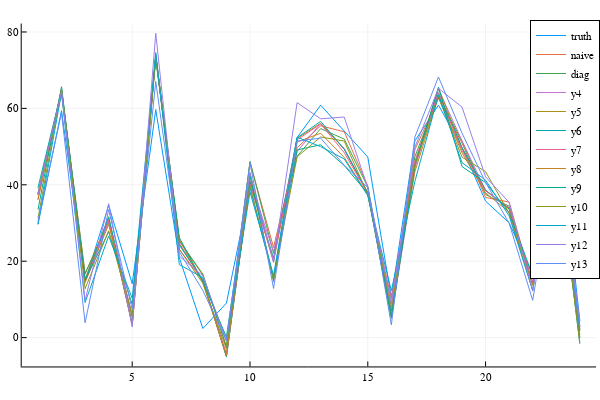

The cell this chart's notebook holds for it:
### Code cell
fa = plot(a, labels="truth")
plot!(fa,a_naive;labels="naive")
plot!(fa,a_diag;labels="diag")
plot!(fa,a_svd)

### Figure 1 — Plotly figure (JSON) as saved in the notebook; plotly's stock layout.template omitted (floating-point values rounded to 4 significant figures)
{"data": [{"colorbar": {"title": ""}, "legendgroup": "truth", "line": {"color": "rgba(0, 154, 250, 1.000)", "dash": "solid", "shape": "linear", "width": 1}, "mode": "lines", "name": "truth", "showlegend": true, "type": "scatter", "x": [1, 2, 3, 4, 5, 6, 7, 8, 9, 10, 11, 12, 13, 14, 15, 16, 17, 18, 19, 20, 21, 22, 23, 24], "xaxis": "x", "y": [29.6, 59.42, 14.66, 34.6, 14.09, 59.68, 20.92, 2.388, 9.035, 39.21, 15.43, 52.37, 60.85, 53.98, 47.27, 10.47, 51.52, 60.85, 49.76, 35.73, 30.05, 16.28, 60.66, 4.439], "yaxis": "y", "zmax": null, "zmin": null}, {"colorbar": {"title": ""}, "legendgroup": "naive", "line": {"color": "rgba(227, 111, 71, 1.000)", "dash": "solid", "shape": "linear", "width": 1}, "mode": "lines", "name": "naive", "showlegend": true, "type": "scatter", "x": [1, 2, 3, 4, 5, 6, 7, 8, 9, 10, 11, 12, 13, 14, 15, 16, 17, 18, 19, 20, 21, 22, 23, 24], "xaxis": "x", "y": [37.86, 64.66, 16.62, 30.91, 3.286, 73.0, 25.29, 16.33, -2.23, 45.95, 23.59, 49.7, 55.45, 53.87, 39.63, 5.605, 49.23, 62.65, 50.91, 36.69, 35.48, 13.81, 46.97, 0.6697], "yaxis": "y", "zmax": null, "zmin": null}, {"colorbar": {"title": ""}, "legendgroup": "diag", "line": {"color": "rgba(62, 164, 78, 1.000)", "dash": "solid", "shape": "linear", "width": 1}, "mode": "lines", "name": "diag", "showlegend": true, "type": "scatter", "x": [1, 2, 3, 4, 5, 6, 7, 8, 9, 10, 11, 12, 13, 14, 15, 16, 17, 18, 19, 20, 21, 22, 23, 24], "xaxis": "x", "y": [37.62, 64.76, 16.75, 30.31, 3.592, 73.67, 25.35, 16.64, -2.565, 46.12, 22.06, 47.47, 54.71, 51.97, 39.43, 5.659, 47.4, 63.36, 51.4, 37.45, 34.38, 13.92, 47.54, -0.04102], "yaxis": "y", "zmax": null, "zmin": null}, {"colorbar": {"title": ""}, "legendgroup": "y4", "line": {"color": "rgba(195, 113, 210, 1.000)", "dash": "solid", "shape": "linear", "width": 1}, "mode": "lines", "name": "y4", "showlegend": true, "type": "scatter", "x": [1, 2, 3, 4, 5, 6, 7, 8, 9, 10, 11, 12, 13, 14, 15, 16, 17, 18, 19, 20, 21, 22, 23, 24], "xaxis": "x", "y": [37.43, 64.37, 15.24, 30.52, 3.412, 73.85, 24.75, 15.02, -4.85, 41.17, 22.47, 48.72, 56.06, 49.53, 37.99, 4.964, 44.26, 65.02, 51.54, 38.58, 33.77, 14.33, 47.08, 1.988], "yaxis": "y", "zmax": null, "zmin": null}, {"colorbar": {"title": ""}, "legendgroup": "y5", "line": {"color": "rgba(172, 142, 24, 1.000)", "dash": "solid", "shape": "linear", "width": 1}, "mode": "lines", "name": "y5", "showlegend": true, "type": "scatter", "x": [1, 2, 3, 4, 5, 6, 7, 8, 9, 10, 11, 12, 13, 14, 15, 16, 17, 18, 19, 20, 21, 22, 23, 24], "xaxis": "x", "y": [37.37, 63.84, 15.19, 31.67, 3.479, 73.7, 24.49, 14.89, -5.006, 40.82, 19.82, 52.15, 56.09, 49.32, 37.79, 5.392, 45.32, 65.3, 49.67, 38.53, 33.61, 13.96, 46.85, 2.068], "yaxis": "y", "zmax": null, "zmin": null}, {"colorbar": {"title": ""}, "legendgroup": "y6", "line": {"color": "rgba(0, 170, 174, 1.000)", "dash": "solid", "shape": "linear", "width": 1}, "mode": "lines", "name": "y6", "showlegend": true, "type": "scatter", "x": [1, 2, 3, 4, 5, 6, 7, 8, 9, 10, 11, 12, 13, 14, 15, 16, 17, 18, 19, 20, 21, 22, 23, 24], "xaxis": "x", "y": [39.23, 64.69, 14.77, 31.55, 5.261, 74.13, 24.21, 15.07, -5.01, 40.61, 20.87, 52.3, 56.6, 49.3, 37.94, 7.042, 45.51, 64.12, 49.72, 38.6, 33.74, 14.11, 47.25, 3.05], "yaxis": "y", "zmax": null, "zmin": null}, {"colorbar": {"title": ""}, "legendgroup": "y7", "line": {"color": "rgba(237, 94, 147, 1.000)", "dash": "solid", "shape": "linear", "width": 1}, "mode": "lines", "name": "y7", "showlegend": true, "type": "scatter", "x": [1, 2, 3, 4, 5, 6, 7, 8, 9, 10, 11, 12, 13, 14, 15, 16, 17, 18, 19, 20, 21, 22, 23, 24], "xaxis": "x", "y": [36.19, 65.16, 14.44, 30.26, 5.603, 73.88, 23.14, 14.9, -4.172, 40.19, 20.25, 51.74, 55.96, 48.41, 37.73, 10.26, 46.22, 64.01, 48.98, 38.41, 33.98, 14.48, 51.12, 2.644], "yaxis": "y", "zmax": null, "zmin": null}, {"colorbar": {"title": ""}, "legendgroup": "y8", "line": {"color": "rgba(198, 130, 37, 1.000)", "dash": "solid", "shape": "linear", "width": 1}, "mode": "lines", "name": "y8", "showlegend": true, "type": "scatter", "x": [1, 2, 3, 4, 5, 6, 7, 8, 9, 10, 11, 12, 13, 14, 15, 16, 17, 18, 19, 20, 21, 22, 23, 24], "xaxis": "x", "y": [36.06, 64.28, 14.44, 29.59, 5.939, 73.61, 25.75, 14.4, -4.73, 43.05, 14.56, 51.21, 53.5, 47.18, 37.31, 7.91, 43.47, 63.14, 48.38, 37.9, 32.85, 13.64, 45.92, -0.07889], "yaxis": "y", "zmax": null, "zmin": null}, {"colorbar": {"title": ""}, "legendgroup": "y9", "line": {"color": "rgba(0, 169, 141, 1.000)", "dash": "solid", "shape": "linear", "width": 1}, "mode": "lines", "name": "y9", "showlegend": true, "type": "scatter", "x": [1, 2, 3, 4, 5, 6, 7, 8, 9, 10, 11, 12, 13, 14, 15, 16, 17, 18, 19, 20, 21, 22, 23, 24], "xaxis": "x", "y": [33.51, 65.67, 15.03, 27.68, 8.724, 72.93, 26.18, 14.67, 0.1497, 42.31, 15.18, 49.13, 50.48, 45.05, 37.72, 5.264, 45.07, 65.56, 44.76, 40.57, 32.65, 16.29, 49.92, -1.593], "yaxis": "y", "zmax": null, "zmin": null}, {"colorbar": {"title": ""}, "legendgroup": "y10", "line": {"color": "rgba(142, 151, 30, 1.000)", "dash": "solid", "shape": "linear", "width": 1}, "mode": "lines", "name": "y10", "showlegend": true, "type": "scatter", "x": [1, 2, 3, 4, 5, 6, 7, 8, 9, 10, 11, 12, 13, 14, 15, 16, 17, 18, 19, 20, 21, 22, 23, 24], "xaxis": "x", "y": [31.23, 65.27, 12.81, 27.95, 5.779, 73.57, 23.1, 14.23, -2.981, 39.78, 15.57, 47.31, 52.51, 51.45, 37.49, 8.893, 45.28, 62.91, 47.24, 43.44, 32.55, 12.34, 48.27, -1.271], "yaxis": "y", "zmax": null, "zmin": null}, {"colorbar": {"title": ""}, "legendgroup": "y11", "line": {"color": "rgba(0, 169, 204, 1.000)", "dash": "solid", "shape": "linear", "width": 1}, "mode": "lines", "name": "y11", "showlegend": true, "type": "scatter", "x": [1, 2, 3, 4, 5, 6, 7, 8, 9, 10, 11, 12, 13, 14, 15, 16, 17, 18, 19, 20, 21, 22, 23, 24], "xaxis": "x", "y": [29.76, 64.11, 9.158, 26.59, 10.29, 74.63, 19.12, 15.7, -0.7314, 38.14, 16.31, 52.47, 49.98, 46.76, 37.15, 12.28, 40.9, 63.54, 45.81, 41.23, 31.87, 12.32, 57.48, 1.769], "yaxis": "y", "zmax": null, "zmin": null}, {"colorbar": {"title": ""}, "legendgroup": "y12", "line": {"color": "rgba(155, 127, 233, 1.000)", "dash": "solid", "shape": "linear", "width": 1}, "mode": "lines", "name": "y12", "showlegend": true, "type": "scatter", "x": [1, 2, 3, 4, 5, 6, 7, 8, 9, 10, 11, 12, 13, 14, 15, 16, 17, 18, 19, 20, 21, 22, 23, 24], "xaxis": "x", "y": [37.53, 64.48, 9.732, 35.07, 2.768, 79.67, 21.32, 16.17, -0.8107, 43.26, 19.66, 61.5, 57.28, 57.74, 39.17, 8.832, 49.85, 65.25, 60.35, 42.1, 35.41, 12.18, 51.01, 4.29], "yaxis": "y", "zmax": null, "zmin": null}, {"colorbar": {"title": ""}, "legendgroup": "y13", "line": {"color": "rgba(97, 141, 246, 1.000)", "dash": "solid", "shape": "linear", "width": 1}, "mode": "lines", "name": "y13", "showlegend": true, "type": "scatter", "x": [1, 2, 3, 4, 5, 6, 7, 8, 9, 10, 11, 12, 13, 14, 15, 16, 17, 18, 19, 20, 21, 22, 23, 24], "xaxis": "x", "y": [30.38, 58.87, 3.881, 33.49, 7.35, 67.04, 22.45, 12.33, -0.7829, 45.8, 12.86, 51.43, 52.22, 45.14, 39.32, 3.328, 52.51, 68.24, 53.54, 40.62, 29.95, 9.744, 46.95, 2.811], "yaxis": "y", "zmax": null, "zmin": null}], "layout": {"annotations": [], "height": 400, "legend": {"bgcolor": "rgba(255, 255, 255, 1.000)", "bordercolor": "rgba(0, 0, 0, 1.000)", "borderwidth": 1, "font": {"color": "rgba(0, 0, 0, 1.000)", "family": "sans-serif", "size": 11}, "title": {"font": {"color": "rgba(0, 0, 0, 1.000)", "family": "sans-serif", "size": 15}, "text": ""}, "tracegroupgap": 0, "traceorder": "normal", "x": 1, "xanchor": "auto", "y": 1, "yanchor": "auto"}, "margin": {"b": 20, "l": 0, "r": 0, "t": 20}, "paper_bgcolor": "rgba(255, 255, 255, 1.000)", "plot_bgcolor": "rgba(255, 255, 255, 1.000)", "showlegend": true, "width": 600, "xaxis": {"anchor": "y", "domain": [0.03619, 0.9934], "gridcolor": "rgba(0, 0, 0, 0.100)", "gridwidth": 0.5, "linecolor": "rgba(0, 0, 0, 1.000)", "mirror": false, "range": [0.31, 24.69], "showgrid": true, "showline": true, "showticklabels": true, "tickangle": 0, "tickcolor": "rgb(0, 0, 0)", "tickfont": {"color": "rgba(0, 0, 0, 1.000)", "family": "sans-serif", "size": 11}, "tickmode": "array", "ticks": "inside", "ticktext": ["5", "10", "15", "20"], "tickvals": [5, 10, 15, 20], "title": "", "titlefont": {"color": "rgba(0, 0, 0, 1.000)", "family": "sans-serif", "size": 15}, "type": "-", "visible": true, "zeroline": false, "zerolinecolor": "rgba(0, 0, 0, 1.000)"}, "yaxis": {"anchor": "x", "domain": [0.03762, 0.9902], "gridcolor": "rgba(0, 0, 0, 0.100)", "gridwidth": 0.5, "linecolor": "rgba(0, 0, 0, 1.000)", "mirror": false, "range": [-7.55, 82.21], "showgrid": true, "showline": true, "showticklabels": true, "tickangle": 0, "tickcolor": "rgb(0, 0, 0)", "tickfont": {"color": "rgba(0, 0, 0, 1.000)", "family": "sans-serif", "size": 11}, "tickmode": "array", "ticks": "inside", "ticktext": ["0", "20", "40", "60", "80"], "tickvals": [0, 20, 40, 60, 80], "title": "", "titlefont": {"color": "rgba(0, 0, 0, 1.000)", "family": "sans-serif", "size": 15}, "type": "-", "visible": true, "zeroline": false, "zerolinecolor": "rgba(0, 0, 0, 1.000)"}}}
